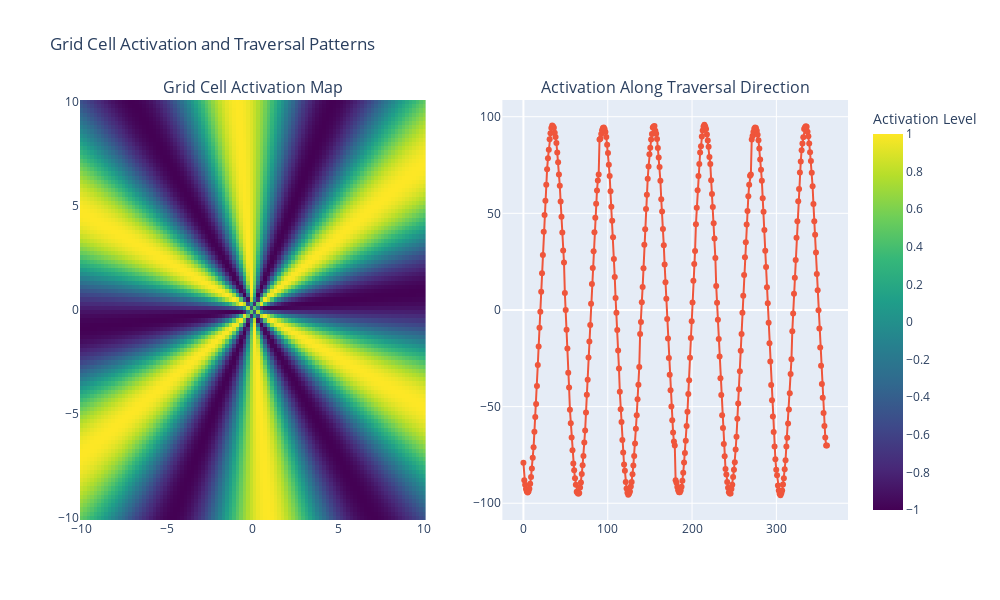

Notebook code cell kept with this figure:
### Code cell
grid_size = 100 
phi = np.linspace(0, 2 * np.pi, 6, endpoint=False) 
angles = np.linspace(0, 2 * np.pi, 360)  
grid_orientation = 35  # 主方向角度

x, y = np.meshgrid(np.linspace(-10, 10, grid_size), np.linspace(-10, 10, grid_size))
grid_cell_activation = np.cos(6 * (np.arctan2(y, x) - np.radians(grid_orientation)))

# 模拟穿越路径
traverse_activations = []
for angle in angles:
    path_x = np.linspace(-10, 10, grid_size) * np.cos(angle)
    path_y = np.linspace(-10, 10, grid_size) * np.sin(angle)
    path_activation = []
    for px, py in zip(path_x, path_y):
        # 找到路径上的最近激活值
        xi = np.abs(x[0] - px).argmin()  
        yi = np.abs(y[:, 0] - py).argmin()  
        path_activation.append(grid_cell_activation[yi, xi])
    traverse_activations.append(np.sum(path_activation))

heatmap = go.Heatmap(
    z=grid_cell_activation,
    x=np.linspace(-10, 10, grid_size),
    y=np.linspace(-10, 10, grid_size),
    colorscale="Viridis",
    colorbar=dict(title="Activation Level"),
)

# 激活值变化
line_plot = go.Scatter(
    x=np.degrees(angles),  
    y=traverse_activations,
    mode="lines+markers",
    name="Activation Sum",
    line=dict(width=2),
    marker=dict(size=6),
)

layout_heatmap = go.Layout(
    title="Grid Cell Activation Map",
    xaxis=dict(title="X", showgrid=False),
    yaxis=dict(title="Y", showgrid=False),
    template="plotly_white",
)
layout_line_plot = go.Layout(
    title="Activation Along Traversal Direction",
    xaxis=dict(title="Direction (°)", tickmode="array", tickvals=list(range(0, 361, 60))),
    yaxis=dict(title="Activation Sum", zeroline=True, zerolinecolor="gray"),
    template="plotly_white",
)

fig = make_subplots(
    rows=1,
    cols=2,
    subplot_titles=("Grid Cell Activation Map", "Activation Along Traversal Direction"),
    column_widths=[0.5, 0.5],
)

fig.add_trace(heatmap, row=1, col=1)
fig.add_trace(line_plot, row=1, col=2)

fig.update_layout(height=600, width=1000, title_text="Grid Cell Activation and Traversal Patterns")
fig.show()

### Figure 1 — Plotly figure (JSON) as saved in the notebook; plotly's stock layout.template omitted (floating-point values rounded to 4 significant figures; data arrays with more than 128 entries replaced by an {"elided": "..."} marker saying what was removed)
{"data": [{"colorbar": {"title": {"text": "Activation Level"}}, "colorscale": [[0, "#440154"], [0.1111, "#482878"], [0.2222, "#3e4989"], [0.3333, "#31688e"], [0.4444, "#26828e"], [0.5556, "#1f9e89"], [0.6667, "#35b779"], [0.7778, "#6ece58"], [0.8889, "#b5de2b"], [1, "#fde725"]], "type": "heatmap", "x": [-10, -9.798, -9.596, -9.394, -9.192, -8.99, -8.788, -8.586, -8.384, -8.182, -7.98, -7.778, -7.576, -7.374, -7.172, -6.97, -6.768, -6.566, -6.364, -6.162, -5.96, -5.758, -5.556, -5.354, -5.152, -4.949, -4.747, -4.545, -4.343, -4.141, -3.939, -3.737, -3.535, -3.333, -3.131, -2.929, -2.727, -2.525, -2.323, -2.121, -1.919, -1.717, -1.515, -1.313, -1.111, -0.9091, -0.7071, -0.5051, -0.303, -0.101, 0.101, 0.303, 0.5051, 0.7071, 0.9091, 1.111, 1.313, 1.515, 1.717, 1.919, 2.121, 2.323, 2.525, 2.727, 2.929, 3.131, 3.333, 3.535, 3.737, 3.939, 4.141, 4.343, 4.545, 4.747, 4.949, 5.152, 5.354, 5.556, 5.758, 5.96, 6.162, 6.364, 6.566, 6.768, 6.97, 7.172, 7.374, 7.576, 7.778, 7.98, 8.182, 8.384, 8.586, 8.788, 8.99, 9.192, 9.394, 9.596, 9.798, 10], "xaxis": "x", "y": [-10, -9.798, -9.596, -9.394, -9.192, -8.99, -8.788, -8.586, -8.384, -8.182, -7.98, -7.778, -7.576, -7.374, -7.172, -6.97, -6.768, -6.566, -6.364, -6.162, -5.96, -5.758, -5.556, -5.354, -5.152, -4.949, -4.747, -4.545, -4.343, -4.141, -3.939, -3.737, -3.535, -3.333, -3.131, -2.929, -2.727, -2.525, -2.323, -2.121, -1.919, -1.717, -1.515, -1.313, -1.111, -0.9091, -0.7071, -0.5051, -0.303, -0.101, 0.101, 0.303, 0.5051, 0.7071, 0.9091, 1.111, 1.313, 1.515, 1.717, 1.919, 2.121, 2.323, 2.525, 2.727, 2.929, 3.131, 3.333, 3.535, 3.737, 3.939, 4.141, 4.343, 4.545, 4.747, 4.949, 5.152, 5.354, 5.556, 5.758, 5.96, 6.162, 6.364, 6.566, 6.768, 6.97, 7.172, 7.374, 7.576, 7.778, 7.98, 8.182, 8.384, 8.586, 8.788, 8.99, 9.192, 9.394, 9.596, 9.798, 10], "yaxis": "y", "z": {"elided": "100x100 float values"}}, {"line": {"width": 2}, "marker": {"size": 6}, "mode": "lines+markers", "name": "Activation Sum", "type": "scatter", "x": {"elided": "360 float values"}, "xaxis": "x2", "y": {"elided": "360 float values"}, "yaxis": "y2"}], "layout": {"annotations": [{"font": {"size": 16}, "showarrow": false, "text": "Grid Cell Activation Map", "x": 0.225, "xanchor": "center", "xref": "paper", "y": 1, "yanchor": "bottom", "yref": "paper"}, {"font": {"size": 16}, "showarrow": false, "text": "Activation Along Traversal Direction", "x": 0.775, "xanchor": "center", "xref": "paper", "y": 1, "yanchor": "bottom", "yref": "paper"}], "height": 600, "title": {"text": "Grid Cell Activation and Traversal Patterns"}, "width": 1000, "xaxis": {"anchor": "y", "domain": [0, 0.45]}, "xaxis2": {"anchor": "y2", "domain": [0.55, 1]}, "yaxis": {"anchor": "x", "domain": [0, 1]}, "yaxis2": {"anchor": "x2", "domain": [0, 1]}}}
